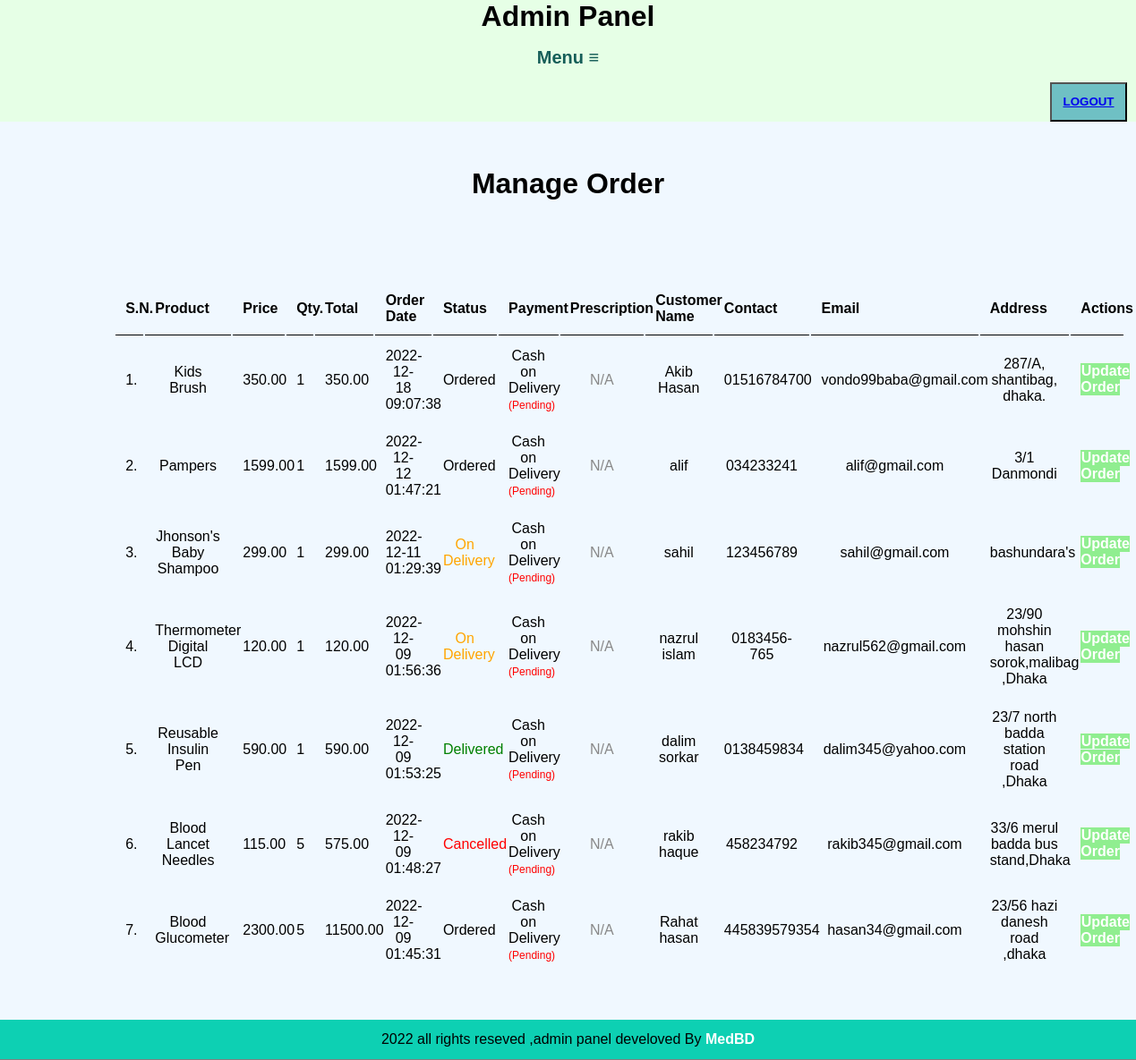
Page /admin/manage-order.php (signed in) on the committed database.
### tables this page shows
CREATE TABLE `tbl_order` (
  `id` int(10) unsigned NOT NULL AUTO_INCREMENT,
  `customer_id` int(10) unsigned DEFAULT NULL,
  `product_id` int(10) unsigned NOT NULL,
  `product` varchar(150) NOT NULL,
  `price` decimal(10,2) NOT NULL,
  `qty` int(11) NOT NULL,
  `total` decimal(10,2) NOT NULL,
  `order_date` datetime NOT NULL,
  `status` varchar(50) NOT NULL,
  `payment_method` varchar(50) DEFAULT 'Cash on Delivery',
  `payment_status` varchar(50) DEFAULT 'Pending',
  `prescription_image` varchar(255) DEFAULT '',
  `customer_name` varchar(150) NOT NULL,
  `customer_contact` varchar(20) NOT NULL,
  `customer_email` varchar(150) NOT NULL,
  `customer_address` varchar(255) NOT NULL,
  PRIMARY KEY (`id`),
  KEY `product_id` (`product_id`),
  CONSTRAINT `tbl_order_ibfk_1` FOREIGN KEY (`product_id`) REFERENCES `tbl_product` (`id`) ON DELETE NO ACTION ON UPDATE NO ACTION
);

### admin/manage-order.php (the view, shortened to what this page needs)
<?php include('partials/menu.php') ?>
<div class="main-content">
    <div class="wrapper">
        <h1>Manage Order</h1>
        <br> <br> <br>
        <br><br>
        <table class="tbl-full">
            <tr>
                <th>S.N.</th>
                <th>Product</th>
                <th>Price</th>
                <th>Qty.</th>
                <th>Total</th>
                <th>Order Date</th>
                <th>Status</th>
                <th>Payment</th>
                <th>Prescription</th>
                <th>Customer Name</th>
                <th>Contact</th>
                <th>Email</th>
                <th>Address</th>
                <th>Actions</th>
            </tr>
            <?php
               $sql="SELECT * FROM tbl_order ORDER BY id DESC";
               $res=mysqli_query($conn, $sql);
               $count=mysqli_num_rows($res);
               $sn= 1;
               if($count>0)
               {
                 while($row=mysqli_fetch_assoc($res))
                 {
                   $id=$row['id'];
                   $product=$row['product'];
                   $price=$row['price'];
                   $qty=$row['qty'];
                   $total=$row['total'];
                   $order_date=$row['order_date'];
                   $status=$row['status'];
                   $payment_method = $row['payment_method'];
                   $payment_status = $row['payment_status'];
                   $prescription_image = $row['prescription_image'];
                   $customer_name=$row['customer_name'];
                   $customer_contact=$row['customer_contact'];
                   $customer_email=$row['customer_email'];
                   $customer_address=$row['customer_address'];
                   ?>
            <tr>
                <td><?php echo $sn++; ?>. </td>
                <td><?php echo $product; ?></td>
                <td><?php echo $price; ?></td>
                <td><?php echo $qty; ?></td>
                <td><?php echo $total; ?></td>
                <td><?php echo $order_date; ?></td>
                <td>
                    <?php
                         if($status=="Ordered")
                         {
                           echo "<label>$status</label>";
                         }
                         else if($status=="On Delivery")
                         {
                          echo "<label style='color:orange;'>$status</label>";
                         }
                         else if($status=="Delivered")
                         {
                          echo "<label style='color:green;'>$status</label>";
                         }
                         else if($status=="Cancelled")
                         {
                          echo "<label style='color:red;'>$status</label>";
                         }
                      ?>
                </td>
                <td>
                    <?php echo $payment_method; ?><br>
                    <?php
                        if($payment_status == 'Paid') echo "<span style='color:green;font-size:12px;'>(Paid)</span>";
                        else echo "<span style='color:red;font-size:12px;'>(Pending)</span>";
                    ?>
                </td>
                <td>
                    <?php if($prescription_image != ""): ?>
                        <a href="<?php echo SITEURL; ?>images/prescription/<?php echo $prescription_image; ?>" target="_blank" style="color:#155e58; text-decoration:underline;">View Image</a>
                    <?php else: ?>
                        <span style="color:#888;">N/A</span>
                    <?php endif; ?>
                </td>
                <td><?php echo $customer_name; ?></td>
                <td><?php echo $customer_contact; ?></td>
                <td><?php echo $customer_email; ?></td>
                <td><?php echo $customer_address; ?></td>
                <td>
                    <a href="<?php echo SITEURL;?>admin/update-order.php?id=<?php echo $id; ?>"
                        class="btn-secondary">Update Order</a>
                </td>
            </tr>
            <?php
                 }
               }
               else
               {
                 echo "<tr><td colspan='14' class='error'>Orders Not Available</td></tr>";
               }
           ?>
        </table>
    </div>
</div>
<?php include('partials/footer.php') ?>

### css/admin.css (style rules this page uses)
* { margin: 0; padding: 0; font-family: Arial, Helvetica, sans-serif; }
.wrapper { padding: 1%; width: 80%; margin: 0 auto; }
body { background-color: #e6ffe6; }
.tbl-full { width: 100%; }
table tr th { border-bottom: 1px solid black; padding: 1%; text-align: left; }
table tr td { padding: 1%; }
.btn-secondary { background-color: lightgreen; color: white; padding: 1%; text-decoration: none; font-weight: bold; }
.main-content { background-color: aliceblue; padding: 3% 0; }

### rows in the picture
tbl_order: product "Kids Brush", price "350.00", qty "1", total "350.00", order_date "2022-12-18 09:07:38", status "Ordered", payment_method "Cash on Delivery", payment_status "(Pending)", prescription_image "N/A", customer_name "Akib Hasan", customer_contact "01516784700", customer_email "vondo99baba@gmail.com", customer_address "287/A, shantibag, dhaka."
tbl_order: product "Pampers", price "1599.00", qty "1", total "1599.00", order_date "2022-12-12 01:47:21", status "Ordered", payment_method "Cash on Delivery", payment_status "(Pending)", prescription_image "N/A", customer_name "alif", customer_contact "034233241", customer_email "alif@gmail.com", customer_address "3/1 Danmondi"
tbl_order: product "Jhonson's Baby Shampoo", price "299.00", qty "1", total "299.00", order_date "2022-12-11 01:29:39", status "On Delivery", payment_method "Cash on Delivery", payment_status "(Pending)", prescription_image "N/A", customer_name "sahil", customer_contact "123456789", customer_email "sahil@gmail.com", customer_address "bashundara's"
tbl_order: product "Thermometer Digital LCD", price "120.00", qty "1", total "120.00", order_date "2022-12-09 01:56:36", status "On Delivery", payment_method "Cash on Delivery", payment_status "(Pending)", prescription_image "N/A", customer_name "nazrul islam", customer_contact "0183456-765", customer_email "nazrul562@gmail.com", customer_address "23/90 mohshin hasan sorok,malibag ,Dhaka"
tbl_order: product "Reusable Insulin Pen", price "590.00", qty "1", total "590.00", order_date "2022-12-09 01:53:25", status "Delivered", payment_method "Cash on Delivery", payment_status "(Pending)", prescription_image "N/A", customer_name "dalim sorkar", customer_contact "0138459834", customer_email "dalim345@yahoo.com", customer_address "23/7 north badda station road ,Dhaka"
tbl_order: product "Blood Lancet Needles", price "115.00", qty "5", total "575.00", order_date "2022-12-09 01:48:27", status "Cancelled", payment_method "Cash on Delivery", payment_status "(Pending)", prescription_image "N/A", customer_name "rakib haque", customer_contact "458234792", customer_email "rakib345@gmail.com", customer_address "33/6 merul badda bus stand,Dhaka"
tbl_order: product "Blood Glucometer", price "2300.00", qty "5", total "11500.00", order_date "2022-12-09 01:45:31", status "Ordered", payment_method "Cash on Delivery", payment_status "(Pending)", prescription_image "N/A", customer_name "Rahat hasan", customer_contact "445839579354", customer_email "hasan34@gmail.com", customer_address "23/56 hazi danesh road ,dhaka"
